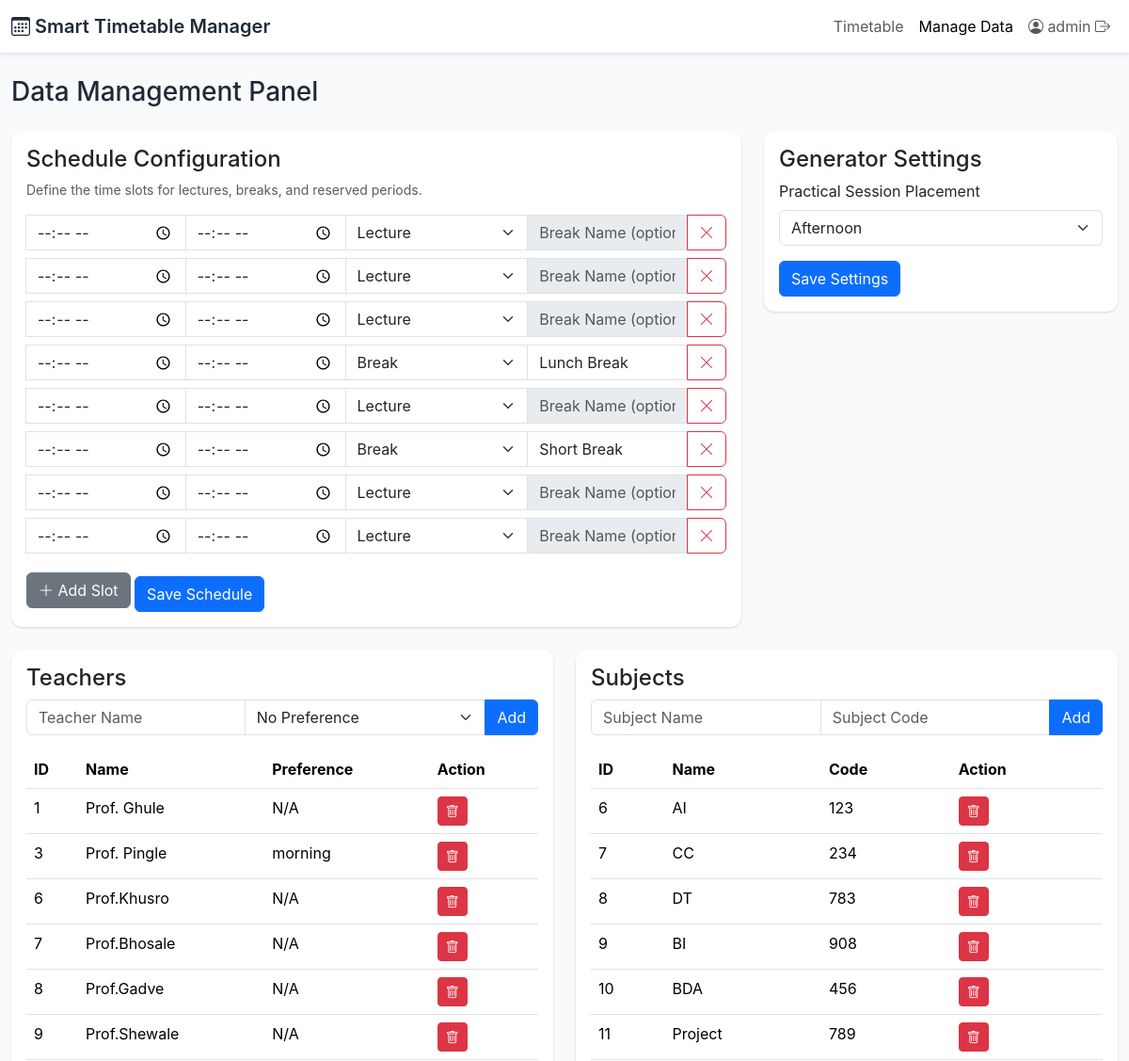
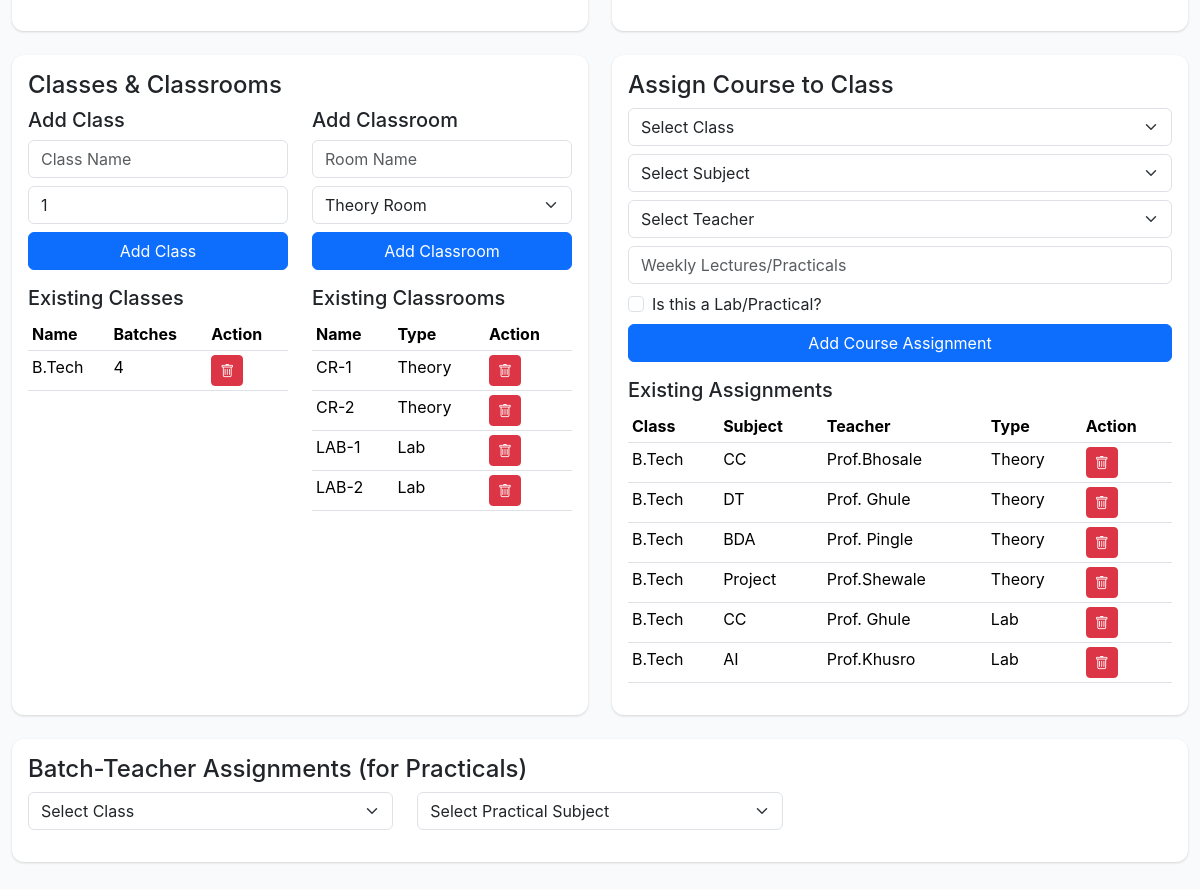
Page /manage (signed in) on the earlier database version (2 pictures, top to bottom).
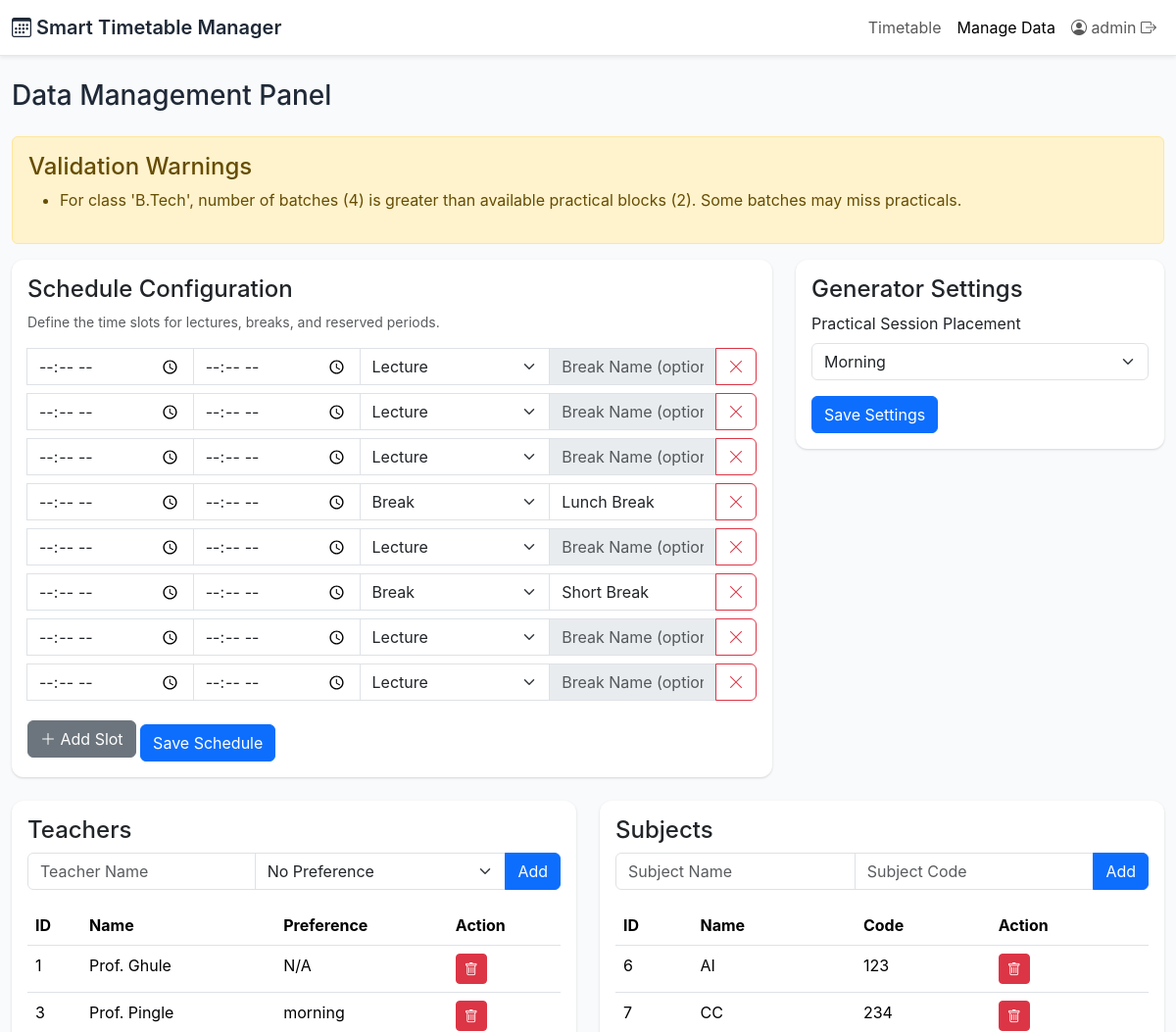
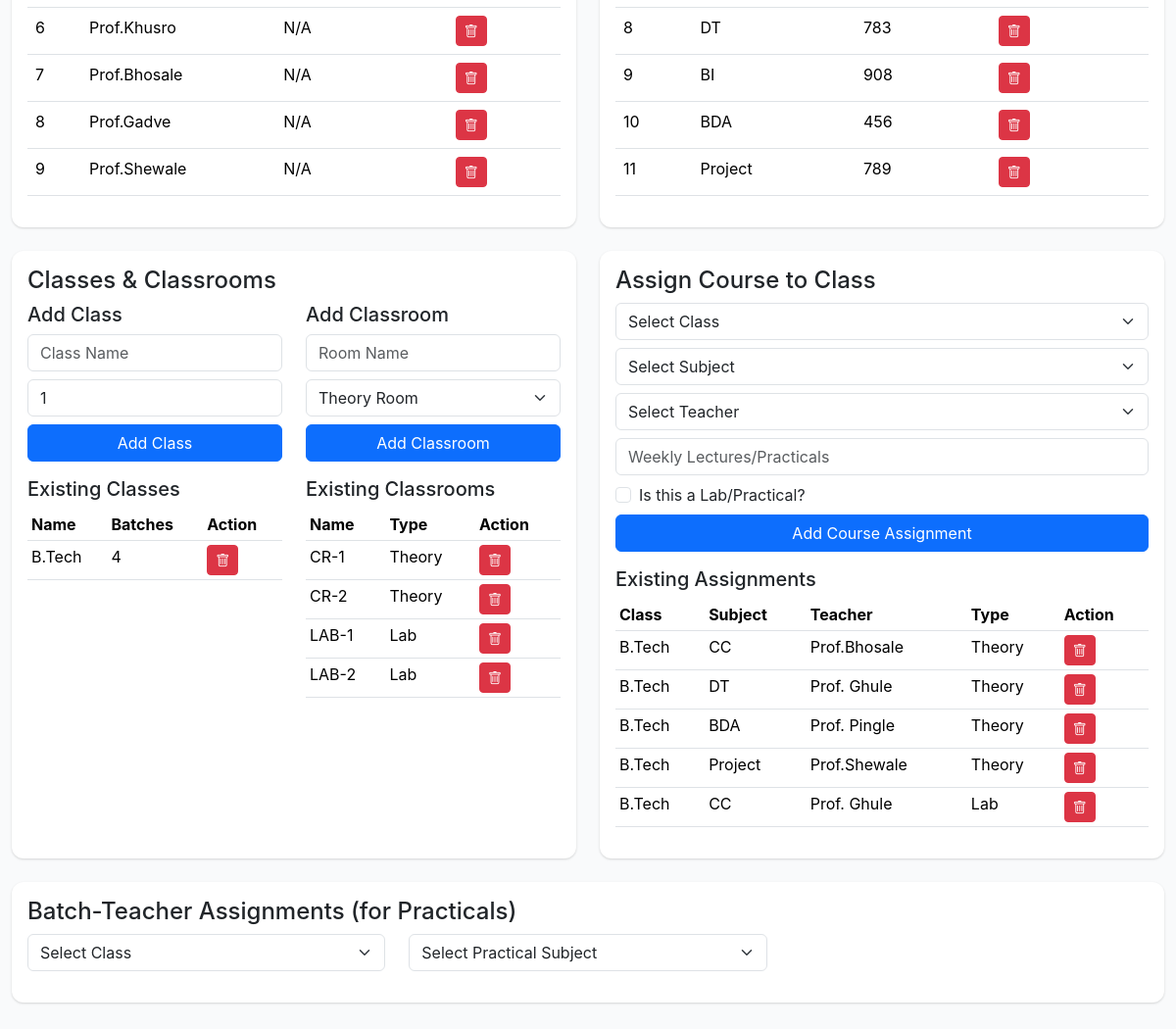
Same page on the later database version (2 pictures, top to bottom).
### tables this page shows
CREATE TABLE schedule_config (
                config_id INTEGER PRIMARY KEY AUTOINCREMENT,
                is_break INTEGER,
                start_time TEXT,
                end_time TEXT,
                break_name TEXT
            );

CREATE TABLE generation_settings (
                key TEXT PRIMARY KEY,
                value TEXT
            );

CREATE TABLE teachers (
                teacher_id INTEGER PRIMARY KEY AUTOINCREMENT,
                name TEXT NOT NULL
            );

CREATE TABLE teacher_preferences (
                teacher_id INTEGER PRIMARY KEY,
                preference TEXT,
                FOREIGN KEY (teacher_id) REFERENCES teachers(teacher_id)
            );

CREATE TABLE subjects (
                subject_id INTEGER PRIMARY KEY AUTOINCREMENT,
                name TEXT NOT NULL,
                code TEXT NOT NULL UNIQUE
            );

CREATE TABLE classes (
                class_id INTEGER PRIMARY KEY AUTOINCREMENT,
                name TEXT NOT NULL UNIQUE,
                num_batches INTEGER NOT NULL DEFAULT 1
            );

CREATE TABLE classrooms (
                classroom_id INTEGER PRIMARY KEY AUTOINCREMENT,
                name TEXT NOT NULL UNIQUE,
                is_lab INTEGER DEFAULT 0
            );

CREATE TABLE courses (
                course_id INTEGER PRIMARY KEY AUTOINCREMENT,
                class_id INTEGER,
                subject_id INTEGER,
                teacher_id INTEGER,
                weekly_lectures INTEGER NOT NULL,
                is_lab INTEGER NOT NULL DEFAULT 0,
                classroom_id INTEGER,
                FOREIGN KEY (class_id) REFERENCES classes(class_id),
                FOREIGN KEY (subject_id) REFERENCES subjects(subject_id),
                FOREIGN KEY (teacher_id) REFERENCES teachers(teacher_id),
                FOREIGN KEY (classroom_id) REFERENCES classrooms(classroom_id)
            );

### app.py (the view, shortened to what this page needs)
@app.route('/manage', methods=['GET', 'POST'])
@login_required
def manage():
    db = get_db()
    cur = db.cursor()
    warnings = []
    classes_list = cur.execute('SELECT * FROM classes').fetchall()
    all_courses = cur.execute('SELECT * FROM courses WHERE is_lab = 1').fetchall()
    for class_obj in classes_list:
        num_batches = class_obj['num_batches']
        if num_batches > 1:
            total_practical_blocks = 0
            class_practicals = [c for c in all_courses if c['class_id'] == class_obj['class_id']]
            for practical_course in class_practicals:
                total_practical_blocks += practical_course['weekly_lectures'] // 2
            if total_practical_blocks < num_batches:
                warnings.append(
                    f"For class '{class_obj['name']}', number of batches ({num_batches}) is greater than "
                    f"available practical blocks ({total_practical_blocks}). Some batches may miss practicals."
                )
    teachers = cur.execute('SELECT teachers.*, teacher_preferences.preference FROM teachers LEFT JOIN teacher_preferences ON teachers.teacher_id = teacher_preferences.teacher_id').fetchall()
    subjects = cur.execute('SELECT * FROM subjects').fetchall()
    classrooms = cur.execute('SELECT * FROM classrooms').fetchall()
    courses = cur.execute('''
        SELECT c.*, t.name as teacher_name, sub.name as subject_name, cl.name as class_name, cl.num_batches
        FROM courses c
        JOIN teachers t ON c.teacher_id = t.teacher_id
        JOIN subjects sub ON c.subject_id = sub.subject_id
        JOIN classes cl ON c.class_id = cl.class_id
    ''').fetchall()
    batch_assignments = defaultdict(lambda: defaultdict(dict))
    assignments = cur.execute('''
        SELECT b.*, t.name as teacher_name
        FROM batch_teacher_assignments b
        JOIN teachers t ON b.teacher_id = t.teacher_id
    ''').fetchall()
    for a in assignments:
        batch_assignments[a['class_id']][a['subject_id']][a['batch_number']] = a['teacher_id']
    schedule_config = get_slot_times()
    practical_preference = cur.execute("SELECT value FROM generation_settings WHERE key = 'practical_preference'").fetchone()['value']
    lab_classrooms = cur.execute('SELECT * FROM classrooms WHERE is_lab = 1').fetchall()
    return render_template('manage.html',
                           teachers=teachers,
                           subjects=subjects,
                           classes=classes_list,
                           classrooms=classrooms,
                           courses=courses,
                           schedule_config=schedule_config,
                           warnings=warnings,
                           batch_assignments=batch_assignments,
                           practical_preference=practical_preference,
                           lab_classrooms=lab_classrooms)

### app.py (called while the page is built)
def get_db():
    db = getattr(g, '_database', None)
    if db is None:
        db = sqlite3.connect(DB_PATH)
        db.row_factory = sqlite3.Row
        g._database = db
    return db

@app.teardown_appcontext
def close_connection(exception):
    db = getattr(g, '_database', None)
    if db is not None:
        db.close()

def login_required(f):
    @wraps(f)
    def decorated_function(*args, **kwargs):
        if 'admin_id' not in session:
            flash('You need to be logged in to access this page.', 'warning')
            return redirect(url_for('admin_login'))
        return f(*args, **kwargs)
    return decorated_function

def get_slot_times():
    db = get_db()
    cur = db.cursor()
    cur.execute('SELECT * FROM schedule_config ORDER BY config_id')
    return cur.fetchall()

### templates/manage.html (shortened to what the changed rows need)
<!DOCTYPE html>
<html lang="en">
<head>
    <link rel="stylesheet" href="https://cdn.jsdelivr.net/npm/bootstrap@5.3.1/dist/css/bootstrap.min.css">
    <link rel="stylesheet" href="https://cdn.jsdelivr.net/npm/bootstrap-icons/font/bootstrap-icons.css">
    <link rel="stylesheet" href="{{ url_for('static', filename='css/style.css') }}">
</head>
<body>
    <div class="main-content container-fluid py-4">
        <h1 class="h3 mb-4">Data Management Panel</h1>
        {% if warnings %}
        <div class="alert alert-warning">
            <h4 class="alert-heading">Validation Warnings</h4>
            <ul>
                {% for warning in warnings %}
                <li>{{ warning }}</li>
                {% endfor %}
            </ul>
        </div>
        {% endif %}
        <div class="row">
            <div class="col-lg-8">
                <div class="card p-3 mb-4">
                    <h2 class="h4">Schedule Configuration</h2>
                    <form id="scheduleConfigForm" action="{{ url_for('manage') }}" method="post">
                        <div id="slotInputs">
                            {% for slot in schedule_config %}
                            <div class="input-group mb-2">
                                <input type="time" class="form-control" name="start_time" value="{{ slot.start_time }}" required>
                                <input type="time" class="form-control" name="end_time" value="{{ slot.end_time }}" required>
                                <select class="form-select" name="is_break">
                                    <option value="0" {% if slot.is_break == 0 %}selected{% endif %}>Lecture</option>
                                    <option value="1" {% if slot.is_break == 1 %}selected{% endif %}>Break</option>
                                </select>
                                <input type="text" class="form-control break-name-input" name="break_name" placeholder="Break Name (optional)" value="{{ slot.break_name or '' }}" {% if slot.is_break != 1 %}disabled{% endif %}>
                                <button type="button" class="btn btn-outline-danger remove-slot"><i class="bi bi-x-lg"></i></button>
                            </div>
                            {% endfor %}
                        </div>
                    </form>
                </div>
            </div>
            <div class="col-lg-4">
                <div class="card p-3 mb-4">
                    <h2 class="h4">Generator Settings</h2>
                    <form id="practicalPrefForm" action="{{ url_for('manage') }}" method="post">
                        <div class="mb-3">
                            <label for="practicalPreference" class="form-label">Practical Session Placement</label>
                            <select id="practicalPreference" name="practical_preference" class="form-select">
                                <option value="morning" {% if practical_preference == 'morning' %}selected{% endif %}>Morning</option>
                                <option value="afternoon" {% if practical_preference == 'afternoon' %}selected{% endif %}>Afternoon</option>
                            </select>
                        </div>
                    </form>
                </div>
            </div>
        </div>
        <div class="row">
            <div class="col-lg-6 mb-4">
                <div class="card p-3 h-100">
                    <h2 class="h4">Teachers</h2>
                    <div class="table-responsive">
                        <table class="table table-hover">
                            <thead><tr><th>ID</th><th>Name</th><th>Preference</th><th>Action</th></tr></thead>
                            <tbody>
                                {% for teacher in teachers %}
                                <tr>
                                    <td>{{ teacher.teacher_id }}</td>
                                    <td>{{ teacher.name }}</td>
                                    <td>{{ teacher.preference or 'N/A' }}</td>
                                    <td>
                                        <form action="{{ url_for('manage') }}" method="post" onsubmit="return confirm('Delete this teacher?');">
                                            <button type="submit" class="btn btn-danger btn-sm"><i class="bi bi-trash"></i></button>
                                        </form>
                                    </td>
                                </tr>
                                {% endfor %}
                            </tbody>
                        </table>
                    </div>
                </div>
            </div>
            <div class="col-lg-6 mb-4">
                <div class="card p-3 h-100">
                    <h2 class="h4">Subjects</h2>
                    <div class="table-responsive">
                        <table class="table table-hover">
                            <thead><tr><th>ID</th><th>Name</th><th>Code</th><th>Action</th></tr></thead>
                            <tbody>
                                {% for subject in subjects %}
                                <tr>
                                    <td>{{ subject.subject_id }}</td>
                                    <td>{{ subject.name }}</td>
                                    <td>{{ subject.code }}</td>
                                    <td>
                                        <form action="{{ url_for('manage') }}" method="post" onsubmit="return confirm('Delete this subject?');">
                                            <button type="submit" class="btn btn-danger btn-sm"><i class="bi bi-trash"></i></button>
                                        </form>
                                    </td>
                                </tr>
                                {% endfor %}
                            </tbody>
                        </table>
                    </div>
                </div>
            </div>
        </div>
        <div class="row">
            <div class="col-lg-6 mb-4">
                <div class="card p-3 h-100">
                    <h2 class="h4">Classes & Classrooms</h2>
                    <div class="row">
                        <div class="col-md-6">
                            <div class="table-responsive">
                                <table class="table table-sm">
                                    <thead><tr><th>Name</th><th>Batches</th><th>Action</th></tr></thead>
                                    <tbody>
                                        {% for class_obj in classes %}
                                        <tr>
                                            <td>{{ class_obj.name }}</td>
                                            <td>{{ class_obj.num_batches }}</td>
                                            <td>
                                                <form action="{{ url_for('manage') }}" method="post" onsubmit="return confirm('Delete this class?');">
                                                    <button type="submit" class="btn btn-danger btn-sm"><i class="bi bi-trash"></i></button>
                                                </form>
                                            </td>
                                        </tr>
                                        {% endfor %}
                                    </tbody>
                                </table>
                            </div>
                        </div>
                        <div class="col-md-6">
                            <div class="table-responsive">
                                <table class="table table-sm">
                                    <thead><tr><th>Name</th><th>Type</th><th>Action</th></tr></thead>
                                    <tbody>
                                        {% for room in classrooms %}
                                        <tr>
                                            <td>{{ room.name }}</td>
                                            <td>{{ 'Lab' if room.is_lab else 'Theory' }}</td>
                                            <td>
                                                <form action="{{ url_for('manage') }}" method="post" onsubmit="return confirm('Delete this classroom?');">
                                                    <button type="submit" class="btn btn-danger btn-sm"><i class="bi bi-trash"></i></button>
                                                </form>
                                            </td>
                                        </tr>
                                        {% endfor %}
                                    </tbody>
                                </table>
                            </div>
                        </div>
                    </div>
                </div>
            </div>
            <div class="col-lg-6 mb-4">
                <div class="card p-3 h-100">
                    <h2 class="h4">Assign Course to Class</h2>
                    <div class="table-responsive">
                        <table class="table table-hover table-sm">
                            <thead><tr><th>Class</th><th>Subject</th><th>Teacher</th><th>Type</th><th>Action</th></tr></thead>
                            <tbody>
                                {% for course in courses %}
                                <tr>
                                    <td>{{ course.class_name }}</td>
                                    <td>{{ course.subject_name }}</td>
                                    <td>{{ course.teacher_name }}</td>
                                    <td>{{ 'Lab' if course.is_lab else 'Theory' }}</td>
                                    <td>
                                        <form action="{{ url_for('manage') }}" method="post" onsubmit="return confirm('Delete this course?');">
                                            <button type="submit" class="btn btn-danger btn-sm"><i class="bi bi-trash"></i></button>
                                        </form>
                                    </td>
                                </tr>
                                {% endfor %}
                            </tbody>
                        </table>
                    </div>
                </div>
            </div>
        </div>
        <div class="card p-3 mb-4">
            <h2 class="h4">Batch-Teacher Assignments (for Practicals)</h2>
        </div>
    </div>
</body>
</html>

Differences in the rows shown:
removed courses: class_name "B.Tech", subject_name "AI", teacher_name "Prof.Khusro", is_lab "Lab"
changed generation_settings: practical_preference "Afternoon" → "Morning"
Other differences:
text now shown: "Validation Warnings"
new list line: "For class 'B.Tech', number of batches (4) is greater than available practical blocks (2). Some batches may miss practicals."
